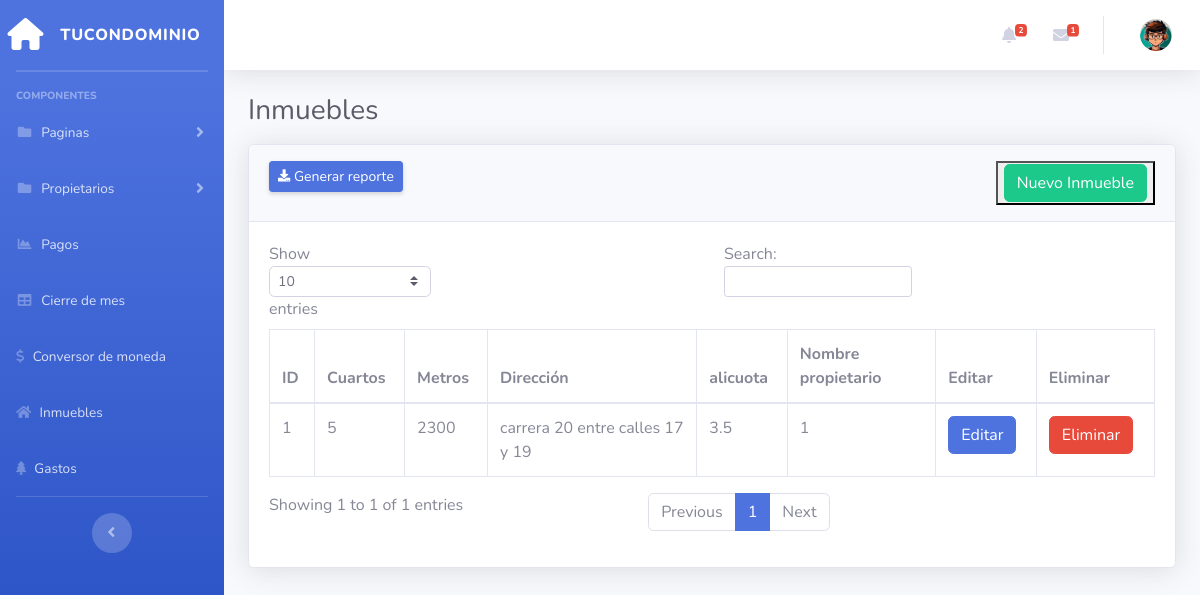
/codigo/gastos.php, run on the app's committed database.
### tables this page shows
CREATE TABLE `inmobiliaria` (
  `id_inmobiliaria` int(5) NOT NULL,
  `cant_cuartos` int(2) DEFAULT NULL,
  `metros` float DEFAULT NULL,
  `direccion` varchar(100) DEFAULT NULL,
  `alicuota` varchar(50) DEFAULT NULL,
  `id_propietario` int(3) DEFAULT NULL
);

### codigo/gastos.php (the view, shortened to what this page needs)
    <!DOCTYPE html>
<html lang="en">
<head>
</head>
<body>
<?php
require 'menu.php';
?>
  <div class="container-fluid">
                    <h1 class="h3 mb-2 text-gray-800">Inmuebles</h1>
                    <div class="card shadow mb-4">
                        <div class="card-header py-3">
                        <div class="row">
                <div class="col-md-6 text-left">
                <a href="fpdf/reporte_propietarios.php" class="d-none d-sm-inline-block btn btn-sm btn-primary shadow-sm">
                    <i class="fas fa-download fa-sm text-white-90"></i> Generar reporte </a>
                </div>
                <div class="col-md-6 text-right">
                    <button><a type="button" class="btn btn-success" href="nuevainmueble.php">Nuevo Inmueble</a></button>
                </div>
            </div>
        </div>
        <div class="card-body">
            <div class="table-responsive">
                <table class="table table-bordered" id="dataTable" width="100%" cellspacing="0">
                    <thead>
                                        <tr>
                                            <th>ID</th>
                                            <th>Cuartos</th>
                                            <th>Metros</th>
                                            <th>Dirección</th>
                                            <th>alicuota</th>
                                            <th>Nombre propietario</th>
                                            <th>Editar</th>
                                            <th>Eliminar</th>
                                        </tr>
                                    </thead>
                                    <tbody>
<?php
$db = new DataBase();
$conexion = $db->conectar();
$sql = $conexion->query("SELECT * from inmobiliaria");
while ($datos = $sql->fetch(PDO::FETCH_ASSOC)) {
?>
<tr>
    <td><?= $id=$datos['id_inmobiliaria'] ?></td>
    <td><?= $cant_cuartos=$datos['cant_cuartos'] ?></td>
    <td><?= $metros=$datos['metros'] ?></td>
    <td><?= $direccion=$datos['direccion'] ?></td>
    <td><?= $alicuota=$datos['alicuota'] ?></td>
    <td><?= $nombre=$datos['id_propietario'] ?></td>
    <td><a href="editarinmueble.php?id=<?= $id = $datos['id_inmobiliaria'] ?>" class="btn btn-primary">Editar</a></td>
    <td><a href="#" onclick="confirmarEliminar(<?= $id = $datos['id_inmobiliaria'] ?>)" name="eliminar" class="btn btn-danger">Eliminar</a></td>
</tr>
<?php } ?>
                                    </tbody>
                                </table>
                            </div>
                        </div>
                    </div>
                </div>
</body>
</html>

### data on the page
inmobiliaria: id_inmobiliaria "1", cant_cuartos "5", metros "2300", direccion "carrera 20 entre calles 17 y 19", alicuota "3.5", id_propietario "1"
